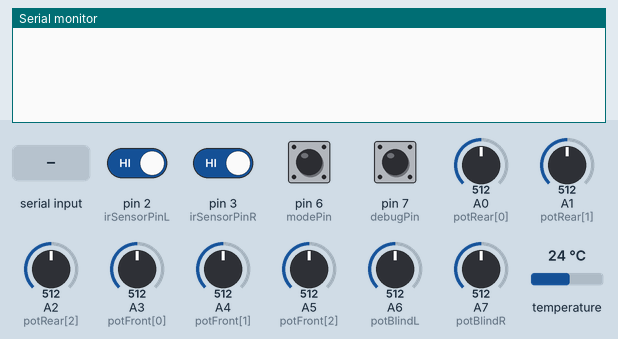
This sketch was run on a simulated Arduino Nano, built with avr-gcc and run on an emulated ATmega328P. Shown: the last lines printed to the serial monitor. Inputs (shaded band) come from the test bench; at power-on: pin 2 (irSensorPinL), pin 3 (irSensorPinR), pin 6 (modePin), pin 7 (debugPin) HIGH, temperature 24 °C, A0 (potRear[0]) = 512, A1 (potRear[1]) = 512, A2 (potRear[2]) = 512, A3 (potFront[0]) = 512, A4 (potFront[1]) = 512, A5 (potFront[2]) = 512, A6 (potBlindL) = 512, A7 (potBlindR) = 512.

Above: at 1.2 s.
1.3 s: "DEBUG:1\n" received over the second serial link
At 3.3 s:
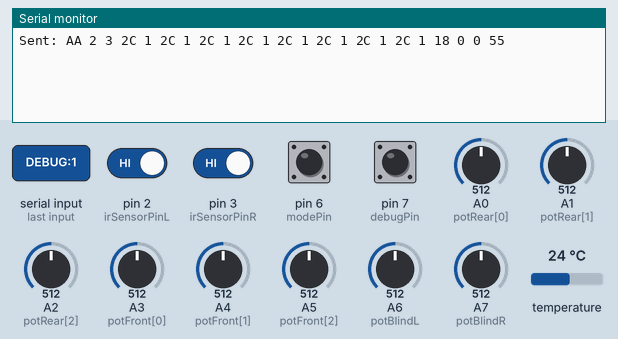
4.9 s: temperature set to 12 °C
At 5.9 s:
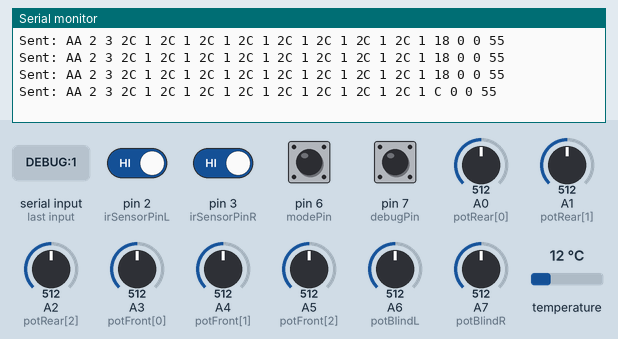
7.6 s: A0 (potRear[0]) set to 716
At 9.1 s:
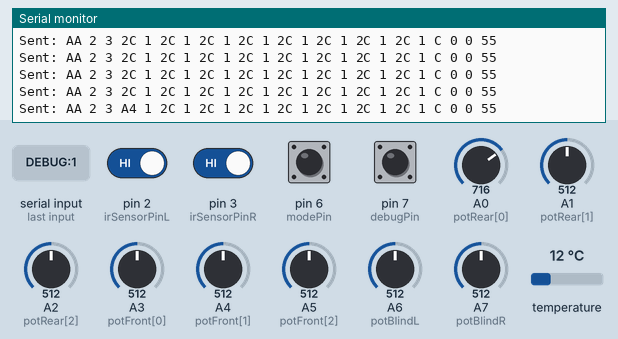
11.1 s: A1 (potRear[1]) set to 716
At 12.8 s:
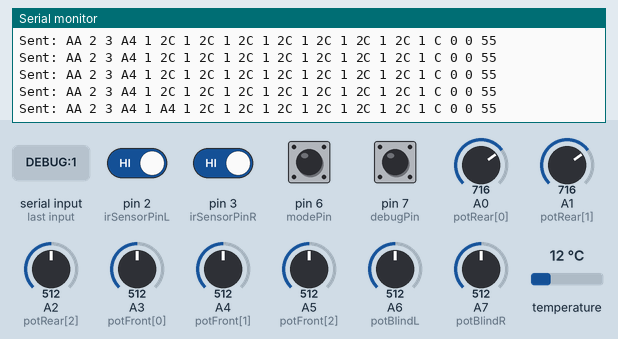
14.6 s: A2 (potRear[2]) set to 716
At 16.4 s:
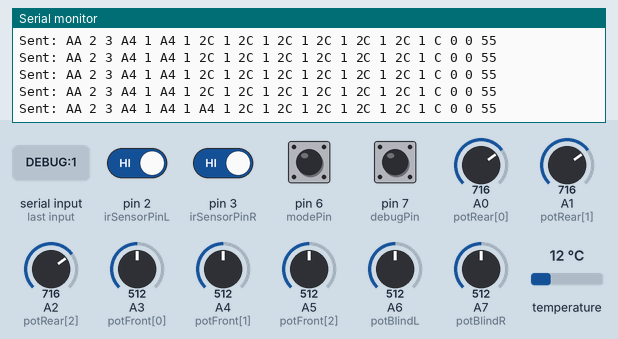
18.1 s: A3 (potFront[0]) set to 716
At 19.9 s:
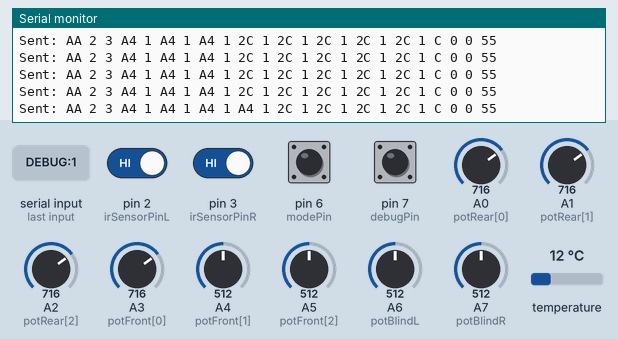

Measured:
- after the input at 1.3 s, the serial monitor: prints a new line after 1.3 s (image 1)
- after the input at 4.9 s, the serial monitor: prints a new line after 0.34 s (image 2)
- after the input at 7.6 s, the serial monitor: prints a new line after 1.1 s (image 3)
- after the input at 11.1 s, the serial monitor: prints a new line after 1.1 s (image 4)
- after the input at 14.6 s, the serial monitor: prints a new line after 1.1 s (image 5)
- after the input at 18.1 s, the serial monitor: prints a new line after 1.1 s (image 6)

The sketch:

TestBox.ino
```cpp
#include <SoftwareSerial.h>
#include <OneWire.h>
#include <DallasTemperature.h>

// ========= Debug Setup =========
const int debugPin = 7;
bool debugEnabled  = false;
#define debugPrint(x)   if (debugEnabled) Serial.print(x)
#define debugPrintln(x) if (debugEnabled) Serial.println(x)

// ========= Bluetooth Setup =========
SoftwareSerial bluetooth(10, 11);            // RX, TX

// ========= Pin Setup =========
const int modePin      = 6;  // LOW = 2 sensors, HIGH = 3 sensors
const int tempPin      = 5;  // DS18B20 data pin
const int irSensorPinL = 2;
const int irSensorPinR = 3;

// ========= Temperature Sensor =========
OneWire           oneWire(tempPin);
DallasTemperature sensors(&oneWire);

// ========= Analog Inputs =========
const int potRear[3]  = {A0, A1, A2};
const int potFront[3] = {A3, A4, A5};
const int potBlindL   = A6;
const int potBlindR   = A7;

// ========= Calibrate your ADC here =========
const int   ADC_MAX_COUNTS = 1023;
const float DIST_SCALE     = 600.0 / ADC_MAX_COUNTS;

// ========= Sensor & State Variables =========
const int MAX_SENSORS = 6;
int distances[MAX_SENSORS] = {0};
int blindLeft  = 999;
int blindRight = 999;
int tempC      = 0;

int  sensorCount = 2;     // 2 or 3, set by jumper
int  irLeft  = 0;
int  irRight = 0;

// ========= Streaming flags – permanently ON =========
const bool rearStreaming  = true;
const bool frontStreaming = true;

String btBuffer = "";      // used for DEBUG:1/0
unsigned long lastSensorTime   = 0;
const unsigned long sensorInterval = 100;   // ms

// ===================================================================
void setup() {
  Serial.begin(38400);
  bluetooth.begin(38400);

  pinMode(debugPin,      INPUT_PULLUP);
  debugEnabled = (digitalRead(debugPin) == LOW);
  if (debugEnabled) Serial.println(F("Debug Mode ENABLED"));

  pinMode(modePin,       INPUT_PULLUP);
  pinMode(irSensorPinL,  INPUT_PULLUP);
  pinMode(irSensorPinR,  INPUT_PULLUP);

  sensors.begin();

  debugPrintln(F("Sensor unit ready streaming starts now."));
}

void loop() {
  handleDebugCommands();     // only DEBUG:1 / DEBUG:0
  jumperCheck();

  if (millis() - lastSensorTime >= sensorInterval) {
    readPotDistances();
    readPotBlindSpots();
    readIRButtons();
    readTemperature();
    sendDataPacket();
    lastSensorTime = millis();
  }
}

void handleDebugCommands() {
  while (bluetooth.available()) {
    char c = bluetooth.read();
    if (c == '\n') {
      btBuffer.trim();
      if (btBuffer == "DEBUG:1") {
        debugEnabled = true;  bluetooth.println("DEBUG_ON");
      } else if (btBuffer == "DEBUG:0") {
        debugEnabled = false; bluetooth.println("DEBUG_OFF");
      }
      btBuffer = "";
    } else {
      btBuffer += c;
    }
  }
}

void jumperCheck() {
  sensorCount = (digitalRead(modePin) == LOW) ? 2 : 3;
}

// ========= Analog → Parking distances =========
void readPotDistances() {
  for (int i = 0; i < sensorCount; i++) {
    distances[i]               = min((int)(analogRead(potRear[i])  * DIST_SCALE + 0.5), 460);
    distances[i + sensorCount] = min((int)(analogRead(potFront[i]) * DIST_SCALE + 0.5), 460);
  }
}

// ========= Analog → Blind‑spot distances =========
void readPotBlindSpots() {
  int rawLeft  = analogRead(potBlindL);
  int rawRight = analogRead(potBlindR);

  blindLeft  = max(0, (int)((ADC_MAX_COUNTS - rawLeft)  * DIST_SCALE + 0.5));
  blindRight = max(0, (int)((ADC_MAX_COUNTS - rawRight) * DIST_SCALE + 0.5));

  blindLeft  = min(blindLeft,  600);  // cap to 200 cm if you want
  blindRight = min(blindRight, 600);
}


// ========= IR line‑sensor inputs =========
void readIRButtons() {
  irLeft  = (digitalRead(irSensorPinL) == LOW) ? 1 : 0;
  irRight = (digitalRead(irSensorPinR) == LOW) ? 1 : 0;
}

// ========= Temperature =========
void readTemperature() {
  sensors.requestTemperatures();
  tempC = sensors.getTempCByIndex(0);
}

// ========= Bluetooth packet send =========
void sendDataPacket() {
  bool tempError = (tempC == DEVICE_DISCONNECTED_C);

  uint8_t buf[32];
  uint8_t idx = 0;

  buf[idx++] = 0xAA;                        // HEADER
  buf[idx++] = 0x02;                        // TYPE
  buf[idx++] = 0x03;                        // FLAGS: rear + front always 1

  // ========= Rear distances =========
  for (int i = 0; i < 3; i++) {
    uint16_t val = (i < sensorCount) ? distances[i] : 0xFFFF;
    buf[idx++] = val & 0xFF;
    buf[idx++] = val >> 8;
  }

  // ========= Front distances =========
  for (int i = 0; i < 3; i++) {
    uint16_t val = (i < sensorCount) ? distances[i + sensorCount] : 0xFFFF;
    buf[idx++] = val & 0xFF;
    buf[idx++] = val >> 8;
  }

  // ========= Blind‑spot distances =========
  buf[idx++] = blindLeft  & 0xFF;  buf[idx++] = blindLeft  >> 8;
  buf[idx++] = blindRight & 0xFF;  buf[idx++] = blindRight >> 8;

  // ========= Temperature =========
  uint16_t t = tempError ? 0xFFFF : (uint16_t)tempC;
  buf[idx++] = t & 0xFF;  buf[idx++] = t >> 8;

  // ========= IR line flags =========
  buf[idx++] = (irLeft ? 1 : 0) | (irRight ? 2 : 0);

  buf[idx++] = 0x55;                       // TAIL

  bluetooth.write(buf, idx);

  if (debugEnabled) {
    Serial.print(F("Sent: "));
    for (uint8_t i = 0; i < idx; i++) { Serial.print(buf[i], HEX); Serial.print(' '); }
    Serial.println();
  }
}
```
